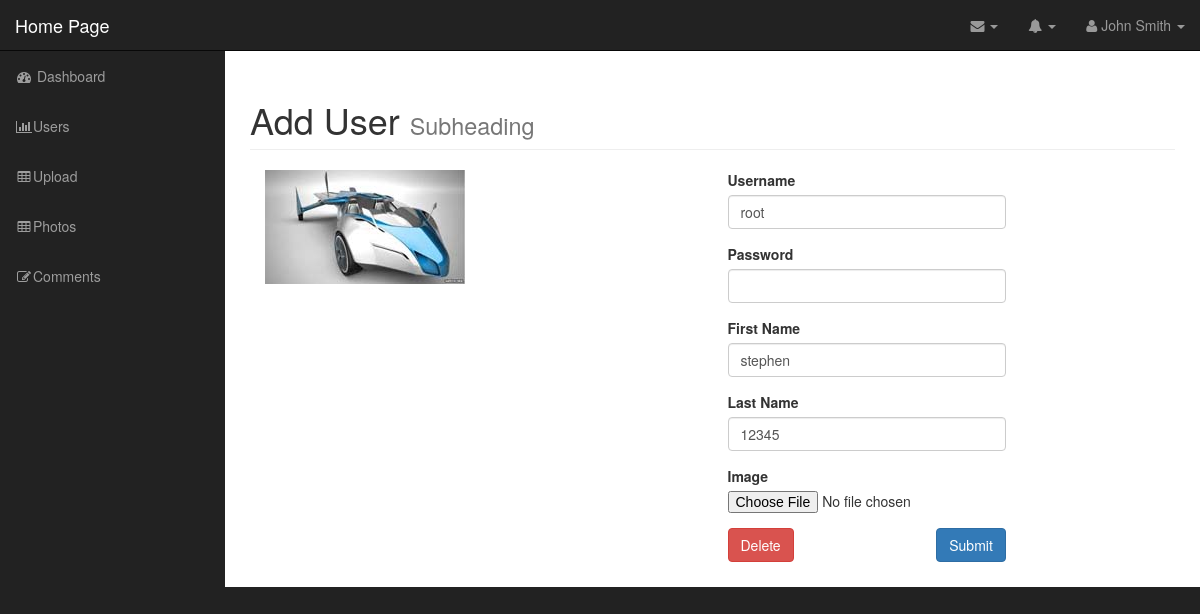
/admin/edit_user.php?id=1 (signed in), run on the app's committed database.
### tables this page shows
CREATE TABLE `users` (
  `id` int(11) NOT NULL,
  `username` varchar(255) NOT NULL,
  `password` varchar(255) NOT NULL,
  `first_name` varchar(255) NOT NULL,
  `last_name` varchar(255) NOT NULL,
  `user_image` varchar(255) NOT NULL
);

### admin/includes/db_object.php (called while the page is built, shortened)
<?php
class Db_object{
    public static function find_by_id($id){
        $syntax = "SELECT * FROM ". static::$db_table ." WHERE id = {$id}";
        $result_set = static::find_by_query($syntax);
        return !empty($result_set) ? array_shift($result_set) : false;
    }
    public static function find_by_query($sql){
        global $database;
        $result_set = $database->query($sql);
        $the_object_array = array();
        while($row = mysqli_fetch_array($result_set)){
            $the_object_array[] = static::instantation($row);
        }
        return $the_object_array;
    }
    public static function instantation($the_record){
        $the_object = new $calling_class;
        foreach($the_record as $the_attribute => $value){
            if($the_object->has_the_attribute($the_attribute)){
                $the_object->$the_attribute = $value;
            }
        }
        return $the_object;
    }
    private function has_the_attribute($the_attribute){
        $object_properties = get_object_vars($this);
        return array_key_exists($the_attribute, $object_properties);
    }
}
?>

### admin/includes/database.php (called while the page is built, shortened)
<?php
class Database{
    public $connection;
    public function open_db_connection(){
        $this->connection = new mysqli(db_host,db_user,db_pass,db_name);
    }
    public function query($sql){
        $result = $this->connection->query($sql);
        return $result;
    }
}
$database = new Database();
?>

### admin/includes/user.php (called while the page is built, shortened)
<?php
class User extends Db_object{
    public $user_image;
    public $upload_directory = "images";
    public function image_path(){
        return $this->upload_directory.DS.$this->user_image;
    }
}
?>

### admin/edit_user.php (the view, shortened to what this page needs)
<?php require_once("includes/header.php"); ?>
<?php
if(empty($_GET['id'])){
    redirect("users.php");
}else{
    $user = User::find_by_id($_GET['id']);
}
?>
        <nav class="navbar navbar-inverse navbar-fixed-top" role="navigation">
            <?php include("includes/top_nav.php"); ?>
            <?php include("includes/side_nav.php"); ?>
        </nav>
        <div id="page-wrapper">
        <div class="container-fluid">
            <div class="row">
                <div class="col-lg-12">
                    <h1 class="page-header">
                        Add User
                        <small>Subheading</small>
                    </h1>
                    <div class="col-md-6">
                        <a href="#" data-toggle="modal" data-target="#photo-library"><img class="img-responsive" src="<?php echo $user->image_path(); ?>" alt=""></a>
                    </div>
                    <form action="" method="post" enctype="multipart/form-data">
                    <div class="col-md-4">
                        <div class="form-group">
                            <label for="username">Username</label>
                            <input type="text" name="username" class="form-control" value="<?php echo $user->username; ?>">
                        </div>
                        <div class="form-group">
                            <label for="password">Password</label>
                            <input type="password" name="password" class="form-control" >
                        </div>
                        <div class="form-group">
                            <label for="first_name">First Name</label>
                            <input type="text" name="first_name" class="form-control" value="<?php echo $user->first_name; ?>">
                        </div>
                        <div class="form-group">
                            <label for="last_name">Last Name</label>
                            <input type="text" name="last_name" class="form-control" value="<?php echo $user->last_name; ?>">
                        </div>
                        <div class="form-group">
                            <label for="user_image">Image</label></br>
                            <input type="file" name="user_image">
                        </div>
                        <div class="form-group">
                            <a id="user-id" class="btn btn-danger" href="delete_user.php?id=<?php echo $user->id; ?>">Delete</a>
                            <input type="submit" name="update" class="btn btn-primary pull-right" value="Submit">
                        </div>
                    </div>
                    </form>
                </div>
            </div>
            </div>
        </div>
  <?php include("includes/footer.php"); ?>

### admin/css/sb-admin.css (style rules this page uses)
body { margin-top: 100px; background-color: #222; }
@media (min-width:768px) { body { margin-top: 50px; } }
#page-wrapper { width: 100%; padding: 0; background-color: #fff; }
@media (min-width:768px) { #page-wrapper { padding: 10px; } }

### data on the page
users: user_image (picture), username "root", first_name "stephen", last_name "12345"
